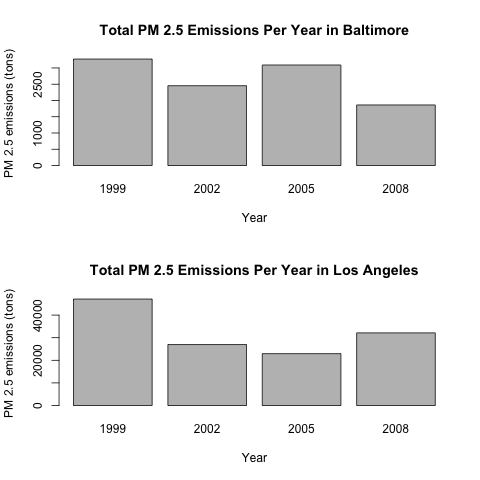

Write the R code that produced this figure.
la <- subset(NEI, NEI$fips == 06037)
lapm25 <- c(sum(la$Emissions[la$year == 1999]), sum(la$Emissions[la$year == 2002]), sum(la$Emissions[la$year == 2005]), sum(la$Emissions[la$year == 2008]))

par(mfrow = c(2, 1))

barplot(baltpm25, xlab = "Year", names.arg = c("1999", "2002", "2005", "2008"), ylab = "PM 2.5 emissions (tons)", main = "Total PM 2.5 Emissions Per Year in Baltimore")
barplot(lapm25, xlab = "Year", names.arg = c("1999", "2002", "2005", "2008"), ylab = "PM 2.5 emissions (tons)", main = "Total PM 2.5 Emissions Per Year in Los Angeles")
